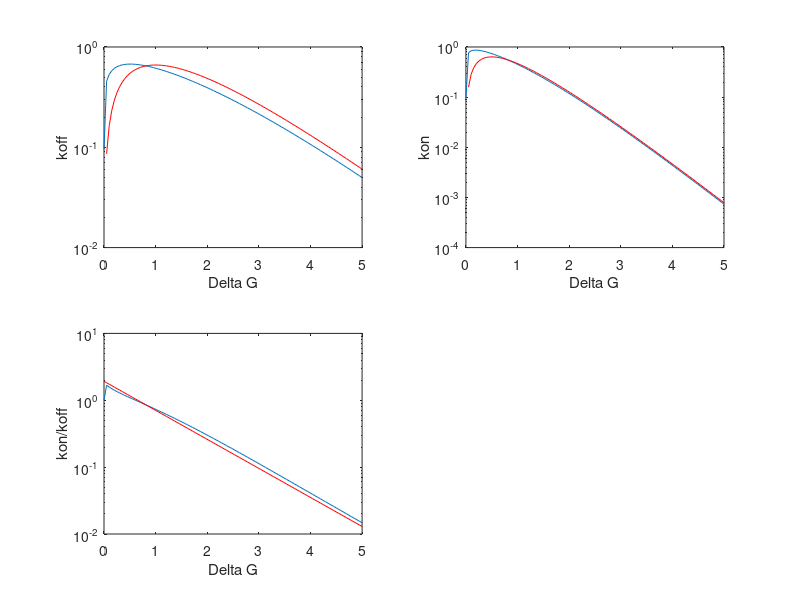
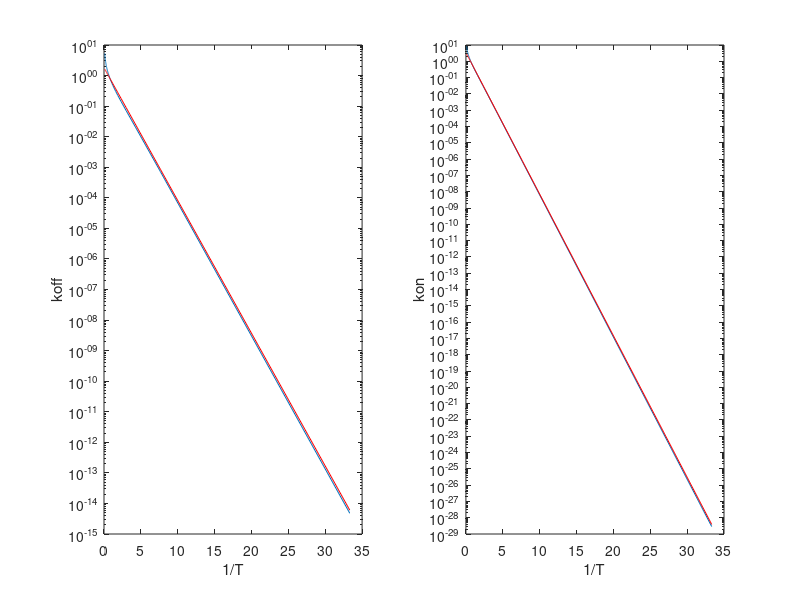

Source code (MATLAB) for these figures, in order:

function main
clear all
global dG tt

Ntot=100; dGlow=0; dGhigh=5;
deltaG = linspace(dGlow,dGhigh,Ntot);
tt=1;

for count=1:Ntot
dG=deltaG(count);

tau_off = 0; tau_on=0; Ns=20;
for i=1:Ns
       s=(i-1)/(Ns-1);
       tau_off = tau_off + (1/tt)*exp(UU(s)/tt)*inner_int(s)*(1/Ns);
end
koff(count)=1/tau_off;
koff_approx(count) = ((-UUpp(0)*UUpp(1))^0.5/(tt*pi))*exp(-dG/tt);

for i=1:Ns
       s=(i-1)/(Ns-1);
       tau_on = tau_on + (1/tt)*exp(UU_on(s)/tt)*inner_int_on(s)*(1/Ns);
end
kon(count)=1/tau_on;
kon_approx(count) =  ((-UUpp_on(0)*UUpp_on(1))^0.5/(tt*pi))*exp(-2*dG/tt);
end

figure(1)
subplot(2,2,1); semilogy(deltaG,koff,deltaG,koff_approx,'red')
xlabel('Delta G')
ylabel('koff')
subplot(2,2,2); semilogy(deltaG,kon,deltaG,kon_approx,'red')
xlabel('Delta G')
ylabel('kon')
fiddle=((-UUpp_on(0)*UUpp_on(1))^0.5)/((-UUpp(0)*UUpp(1))^0.5);
subplot(2,2,3); semilogy(deltaG,kon./koff,deltaG,fiddle*exp(-deltaG),'red')
xlabel('Delta G')
ylabel('kon/koff')


dump = [deltaG' koff' koff_approx' kon' kon_approx' kon'./koff' fiddle*exp(-deltaG)'];
save('delG.dat','-ascii','dump')


Ntot=100; templow=0.03; temphigh=10;
dG = 1;
temp=linspace(templow,temphigh,Ntot);

for count=1:Ntot
tt=temp(count);

tau_off = 0; tau_on=0; Ns=20;
for i=1:Ns
       s=(i-1)/(Ns-1);
       tau_off = tau_off + (1/tt)*exp(UU(s)/tt)*inner_int(s)*(1/Ns);
end
koff(count)=1/tau_off;
koff_approx(count) = ((-UUpp(0)*UUpp(1))^0.5/(pi))*exp(-dG/tt);

for i=1:Ns
       s=(i-1)/(Ns-1);
       tau_on = tau_on + (1/tt)*exp(UU_on(s)/tt)*inner_int_on(s)*(1/Ns);
end
kon(count)=1/tau_on;
kon_approx(count) =  ((-UUpp_on(0)*UUpp_on(1))^0.5/(pi))*exp(-2*dG/tt);
end

figure(2)
subplot(1,2,1); semilogy(1./temp,koff,1./temp,koff_approx,'red')
xlabel('1/T')
ylabel('koff')
subplot(1,2,2); semilogy(1./temp,kon,1./temp,kon_approx,'red')
xlabel('1/T')
ylabel('kon')

dump = [temp' koff' koff_approx' kon' kon_approx'];
save('delT.dat','-ascii','dump')

%%%%%%%%%%%%%%%%%%%%%%%
function out=inner_int(s)
global dG tt
out=quad(@(x)exp(-UU(x)/tt),-10,s);
%%%%%%%%%%%%%%%%%%%%%%%
function out=inner_int_on(s)
global dG tt
out=quad(@(x)exp(-UU_on(x)/tt),-10,s);
%%%%%%%%%%%%%%%%%%%%%%
function out=UU(x)
global dG tt
out = dG*( 0.1319*(x.^6) - 0.0417*(x.^5) - 0.5347*(x.^4) - 1.3333*(x.^3) + 2.7778*(x.^2) );
%%%%%%%%%%%%%%%%%%%%%%
function out=UUpp(x)
global dG tt
out = dG*( 6*5*0.1319*(x.^4) - 5*4*0.0417*(x.^3) - 4*3*0.5347*(x.^2) - 3*2*1.3333*(x.^1) + 2*2.7778 );
%%%%%%%%%%%%%%%%%%%%%%
function out=UU_on(x)
global dG tt
out = UU(-x+2)+dG;
%%%%%%%%%%%%%%%%%%%%%%
function out=UUpp_on(x)
global dG tt
out = UUpp(-x+2);
%%%%%%%%%%%%%%%%%%%%%%
